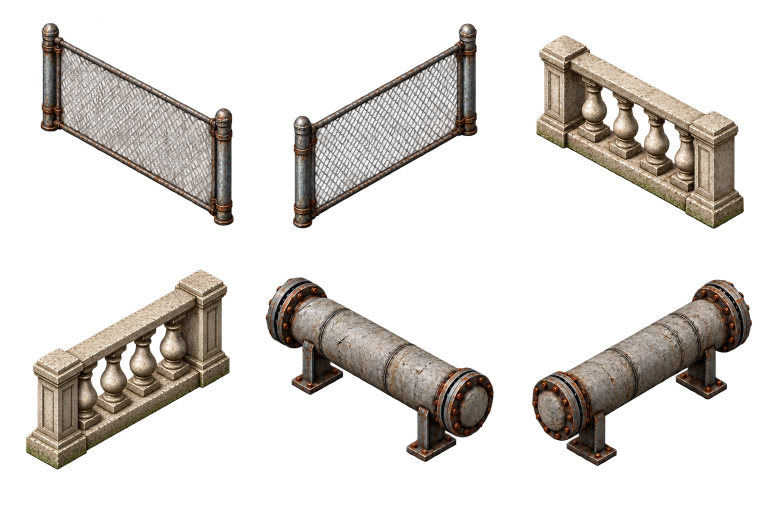
#> input picture reference/maquette/No-Mans-Land_Reconstruction/07_MAQUETTE_ARCHIVE_v0.13/art-source/linear-v12.png, 1536 x 1024 px (shown at 1/2 size)
$ python linear-v12-extract.py
#> lines starting #> are read from the running program, lines starting #| are printed output that depends on the picture; after the words box and inside, x2 and y2 are one past the last pixel; in counts of white or black regions, pixels touching at a corner belong together
"""Extract six generated linear props without altering source visible RGB or alpha."""
from pathlib import Path
from PIL import Image, ImageDraw
import json
import numpy as np
from scipy.ndimage import label, find_objects, distance_transform_edt

ROOT = Path(__file__).resolve().parent.parent
SOURCE = ROOT / 'art-source/linear-v12.png'
NAMES = ['chainFenceQ', 'chainFenceR', 'stoneBalustradeQ', 'stoneBalustradeR', 'insulatedPipeQ', 'insulatedPipeR']
# Estimated ground contact centres in the original image. Q goes down-right;
# R goes up-right. Pipe ground contacts are the two support-foot centres.
GROUND = [
    [(100, 254), (448, 446)],
    [(604, 450), (938, 263)],
    [(1111, 278), (1433, 435)],
    [(110, 916), (417, 748)],
    [(634, 772), (861, 904)],
    [(1183, 915), (1410, 782)],
]
PIPE_CENTRES = {4: [(589, 622), (933, 807)], 5: [(1124, 815), (1459, 625)]}

im = Image.open(SOURCE).convert('RGBA')
#> im is the input picture: PIL image 1536x1024 RGBA; mean R, G, B, A 66.4, 57.6, 48.4, 60.9
arr = np.array(im)
alpha = arr[:, :, 3]
labels, count = label(alpha > 32)
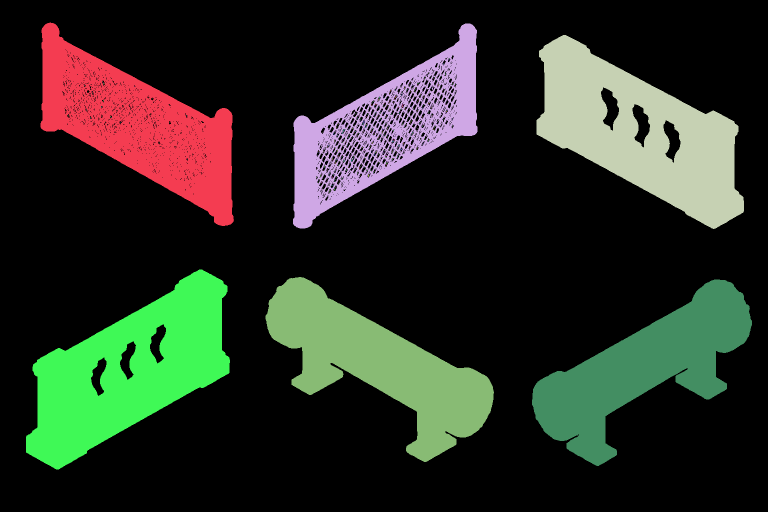
#> labels: shape (1024, 1536) int32 (shown at 1/2 size); 505 distinct labels, from 0 to 504; one colour per label, 0 black
#> count = 504
components = []
for number, slices in enumerate(find_objects(labels), 1):
    if slices is not None and np.count_nonzero(labels[slices] == number) > 3000:
        components.append((number, slices))
#> after the loop, components = 6 items
assert len(components) == 6, len(components)
components.sort(key=lambda v: (0 if (v[1][0].start + v[1][0].stop) / 2 < im.height / 2 else 1, (v[1][1].start + v[1][1].stop) / 2))
seeds = np.zeros(labels.shape, dtype=np.uint8)
for order, (number, slices) in enumerate(components, 1):
    seeds[labels == number] = order
#> this loop made 6 passes
#> number on passes 1 to 6: 1, 2, 3, 502, 503, 504
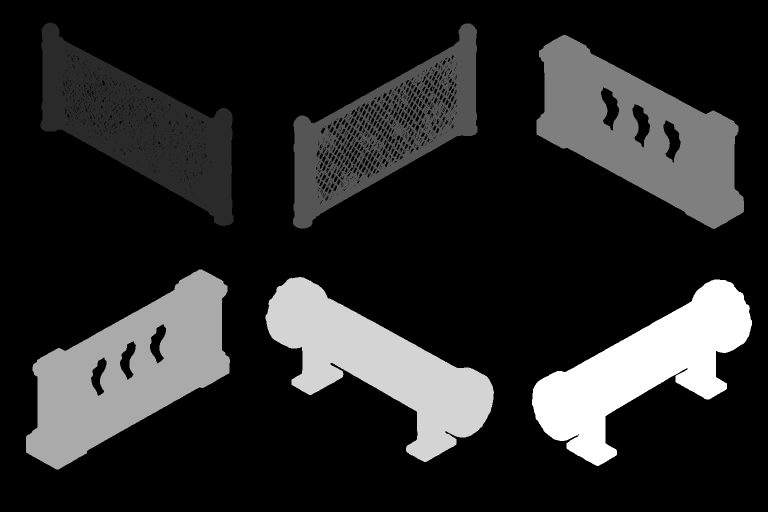
#> seeds: shape (1024, 1536) (shown at 1/2 size); min 0, max 6, mean 0.947; drawn with min black and max white
_, nearest = distance_transform_edt(seeds == 0, return_indices=True)
belongs = seeds[nearest[0], nearest[1]]
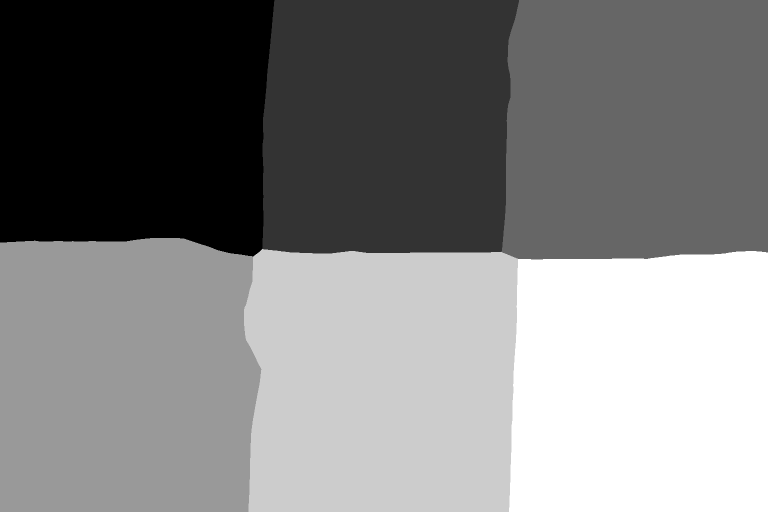
#> belongs: shape (1024, 1536) (shown at 1/2 size); min 1, max 6, mean 3.53; drawn with min black and max white
rows = []
for index, (number, slices) in enumerate(components):
    selection = belongs == index + 1
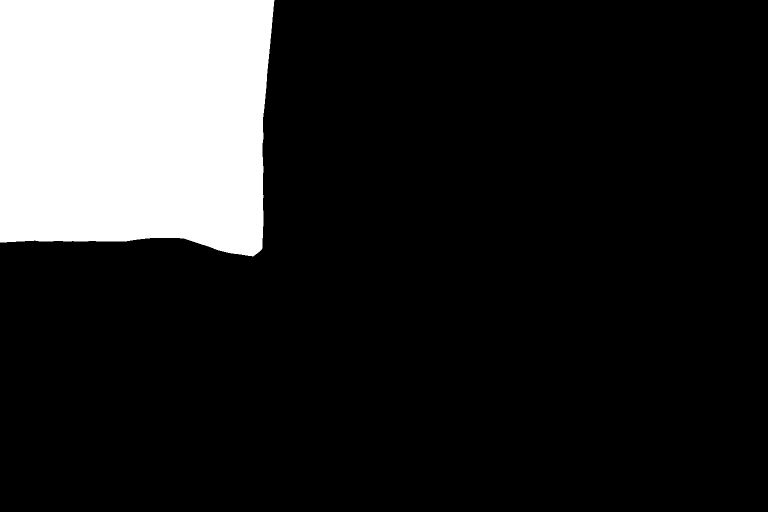
#> selection: shape (1024, 1536) bool (shown at 1/2 size); 16.4% white; 1 white region, box (x1, y1, x2, y2) and area: (0, 0, 549, 513) 258697
    ys, xs = np.where(selection & (alpha > 16))
    x0, y0 = max(0, int(xs.min()) - 4), max(0, int(ys.min()) - 4)
#> x0 = 77; y0 = 41
    x1, y1 = min(im.width, int(xs.max()) + 5), min(im.height, int(ys.max()) + 5)
#> x1 = 472; y1 = 456
    crop = arr[y0:y1, x0:x1].copy()
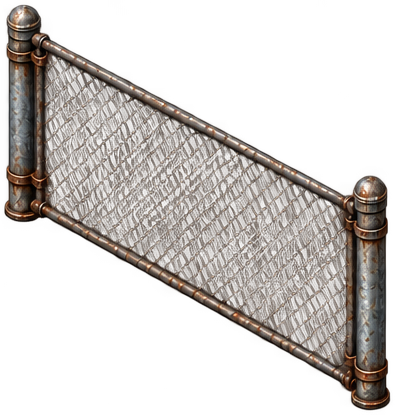
#> crop: shape (415, 395, 4); mean R, G, B, A 65.1, 54.7, 47.3, 70; transparent parts drawn white
    crop[:, :, 3][~selection[y0:y1, x0:x1]] = 0
    part = Image.fromarray(crop, 'RGBA')
    padded = Image.new('RGBA', (part.width + 8, part.height + 8))
#> padded: PIL image 403x423 RGBA; every value is 0
    padded.paste(part, (4, 4))
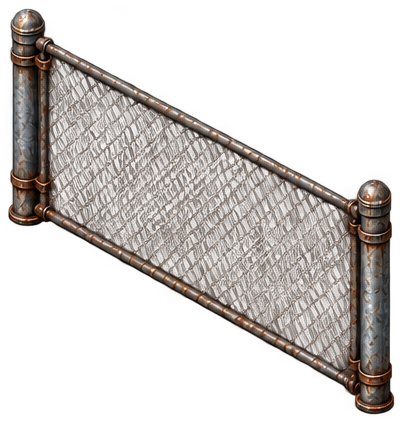
#> padded: PIL image 403x423 RGBA; mean R, G, B, A 62.6, 52.6, 45.5, 67.3; transparent parts drawn white
    output = ROOT / 'dist/assets' / f'linear-v12-{index}.webp'
    padded.save(output, 'WEBP', lossless=True, exact=True, method=6)
    expected = np.array(padded)
    restored = np.array(Image.open(output).convert('RGBA'))
    assert np.array_equal(restored[:, :, 3], expected[:, :, 3])
    visible = expected[:, :, 3] > 0
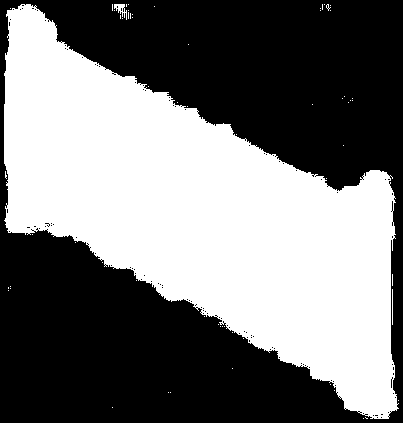
#> visible: shape (423, 403) bool; 46.6% white; 63 white regions (60 under 20 px), largest, box (x1, y1, x2, y2) and area: (4, 4, 399, 419) 79194, (114, 4, 127, 20) 92, (392, 289, 393, 325) 36
    assert np.array_equal(restored[:, :, :3][visible], expected[:, :, :3][visible])
    def uv(points):
        return [[round((x - x0 + 4) / padded.width, 6), round((y - y0 + 4) / padded.height, 6)] for x, y in points]
    row = {'index': index, 'kind': NAMES[index], 'file': str(output.relative_to(ROOT)),
           'orientation': 'q+' if index % 2 == 0 else 'r+',
           'width': padded.width, 'height': padded.height,
           'source': str(SOURCE.relative_to(ROOT)), 'source_bbox': [x0, y0, x1, y1],
           'crop_padding_px': 4, 'ground_endpoints_uv': uv(GROUND[index]),
           'ground_endpoints_source_px': GROUND[index],
           'alpha_extrema': padded.getchannel('A').getextrema(),
           'validation': 'lossless decoded alpha and all RGB under nonzero alpha identical to source crop'}
    if index in PIPE_CENTRES:
        row['pipe_center_endpoints_uv'] = uv(PIPE_CENTRES[index])
        row['pipe_center_endpoints_source_px'] = PIPE_CENTRES[index]
        row['tiling_note'] = 'Ground endpoints are inset support feet; use flange centre endpoints for end-to-end pipe joins.'
    rows.append(row)
manifest = {'mode': 'built-in image_gen; transparent_background=true',
            'source_dimensions': [im.width, im.height],
#> (the run stopped early here; a loop or call above may not have finished)
